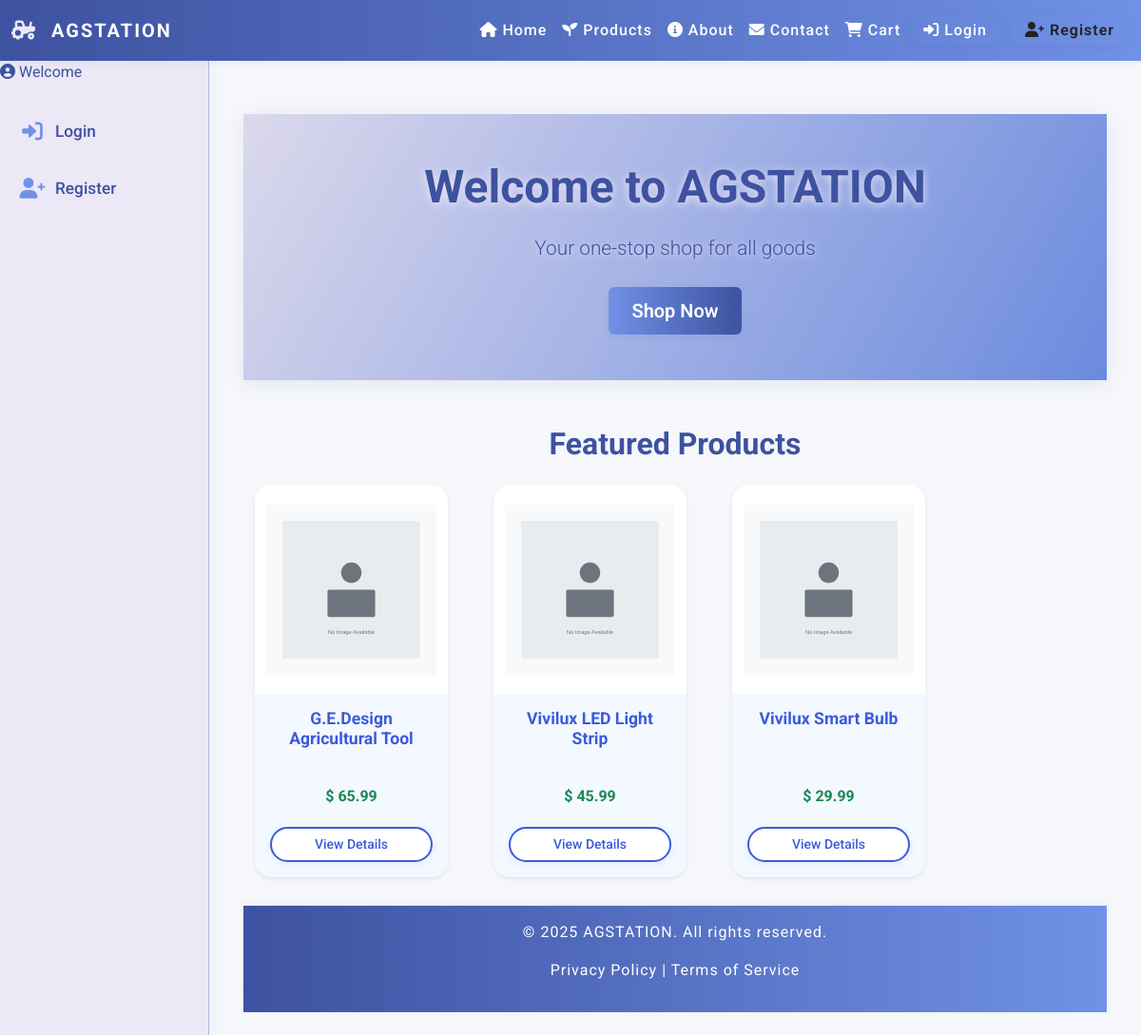
The page / on the database its author committed.
### tables this page shows
CREATE TABLE Products (
    asin VARCHAR(20) PRIMARY KEY,
    name VARCHAR(255) NOT NULL,
    upc VARCHAR(100),
    brand_id INT,
    distributor_id INT,
    category VARCHAR(100),
    cost_price DECIMAL(10,2),
    retail_price DECIMAL(10,2),
    description TEXT,
    image_url TEXT,
    status ENUM('Active', 'Inactive') DEFAULT 'Active',
    created_at DATETIME DEFAULT CURRENT_TIMESTAMP,
    FOREIGN KEY (brand_id) REFERENCES Brands(brand_id)
        ON DELETE SET NULL ON UPDATE CASCADE,
    FOREIGN KEY (distributor_id) REFERENCES Distributors(distributor_id)
        ON DELETE SET NULL ON UPDATE CASCADE
);

### frontend/index.php (the view, shortened to what this page needs)
<?php
require_once __DIR__ . '/../config/db.php';
require_once __DIR__ . '/../includes/image-helper.php';
require_once __DIR__ . '/../includes/header.php';
try {
    $sql = "SELECT * FROM Products WHERE status = 'Active' ORDER BY created_at DESC LIMIT 8";
    $stmt = $pdo->prepare($sql);
    $stmt->execute();
    $products = $stmt->fetchAll(PDO::FETCH_ASSOC);
} catch (PDOException $e) {
    die("Database query failed: " . $e->getMessage());
}
?>
<div class="container-fluid bg-light text-center py-5">
    <h1 class="display-4">Welcome to AGSTATION</h1>
    <p class="lead">Your one-stop shop for all goods</p>
    <a href="products.php" class="btn btn-primary btn-lg">Shop Now</a>
</div>
<div class="container mt-5">
    <h2 class="text-center mb-4">Featured Products</h2>
    <div class="row">
        <?php foreach ($products as $row): ?>
            <div class="col-md-3">
                <div class="card mb-4 shadow-sm">
                    <a href="product_detail.php?asin=<?= htmlspecialchars($row['asin']) ?>">
                        <?= getProductImageTag($row['image_url'], $row['name'], 'card-img-top', 'height: 220px; object-fit: contain; background: #fff; padding: 12px;') ?>
                    </a>
                    <div class="card-body text-center">
                        <h5 class="card-title"><?= htmlspecialchars($row['name']) ?></h5>
                        <p class="card-text text-success fw-bold">$ <?= number_format($row['retail_price'], 2) ?></p>
                        <a href="product_detail.php?asin=<?= htmlspecialchars($row['asin']) ?>" class="btn btn-outline-primary btn-sm">View Details</a>
                    </div>
                </div>
            </div>
        <?php endforeach; ?>
    </div>
</div>
<?php require_once '../includes/footer.php'; ?>
</body>
</html>

### index.php (shortened to what this page needs)
<?php
$request_uri = $_SERVER['REQUEST_URI'];
$path = parse_url($request_uri, PHP_URL_PATH);
$path = ltrim($path, '/');
if (empty($path)) {
    include __DIR__ . '/frontend/index.php';
    exit;
}
?>

### includes/header.php (shortened to what this page needs)
<!DOCTYPE html>
<html lang="en">
<head>
    <link href="/assets/css/style.css" rel="stylesheet">
    <link href="https://cdn.jsdelivr.net/npm/bootstrap@5.3.2/dist/css/bootstrap.min.css" rel="stylesheet">
    <link rel="stylesheet" href="https://cdnjs.cloudflare.com/ajax/libs/font-awesome/6.0.0-beta3/css/all.min.css">
</head>
<body>
<?php include_once(__DIR__ . '/navbar.php'); ?>
<div class="layout-wrapper">
    <?php include_once(__DIR__ . '/sidebar.php'); ?>
    <div class="main-content" id="mainContent">
        <div class="container mt-4">

### includes/navbar.php (shortened to what this page needs)
<nav class="navbar navbar-expand-lg navbar-dark" style="background: linear-gradient(90deg, #3D52A0 0%, #7091E6 100%); font-family: 'Roboto', sans-serif;">
    <div class="container-fluid">
        <a class="navbar-brand fw-bold" href="/frontend/index.php" style="letter-spacing:2px;">
            <i class="fas fa-tractor"></i> AGSTATION
        </a>
        <div class="collapse navbar-collapse" id="navbarNav">
            <ul class="navbar-nav ms-auto align-items-center">
                <?php if (isset($_SESSION['role_id']) && $_SESSION['role_id'] == 1): ?>
                    <li class="nav-item"><a class="nav-link" href="/admin/dashboard.php"><i class="fas fa-tachometer-alt"></i> Dashboard</a></li>
                    <li class="nav-item"><a class="nav-link" href="/admin/users/index.php"><i class="fas fa-users-cog"></i> Users</a></li>
                    <li class="nav-item"><a class="nav-link" href="/admin/products/index.php"><i class="fas fa-boxes"></i> Products</a></li>
                    <li class="nav-item"><a class="nav-link" href="/admin/orders/index.php"><i class="fas fa-clipboard-list"></i> Orders</a></li>
                    <li class="nav-item"><a class="nav-link" href="/admin/warehouse/index.php"><i class="fas fa-warehouse"></i> Warehouse</a></li>
                    <li class="nav-item"><a class="nav-link" href="/admin/shipments/index.php"><i class="fas fa-truck"></i> Shipments</a></li>
                    <li class="nav-item"><a class="nav-link" href="/admin/third_party_service/index.php"><i class="fas fa-briefcase"></i> Third Party Services</a></li>
                    <li class="nav-item"><a class="nav-link" href="/auth/logout.php"><i class="fas fa-sign-out-alt"></i> Logout</a></li>
                <?php else: ?>
                    <li class="nav-item"><a class="nav-link" href="/frontend/index.php"><i class="fas fa-home"></i> Home</a></li>
                    <li class="nav-item"><a class="nav-link" href="/frontend/product_list.php"><i class="fas fa-seedling"></i> Products</a></li>
                    <li class="nav-item"><a class="nav-link" href="/frontend/about.php"><i class="fas fa-info-circle"></i> About</a></li>
                    <li class="nav-item"><a class="nav-link" href="/frontend/contact.php"><i class="fas fa-envelope"></i> Contact</a></li>
                    <li class="nav-item"><a class="nav-link" href="/frontend/cart.php"><i class="fas fa-shopping-cart"></i> Cart</a></li>
                    <li class="nav-item">
                        <a class="nav-link btn btn-outline-light px-3 py-1 me-2" style="border-radius:20px;" href="/auth/login.php">
                            <i class="fas fa-sign-in-alt"></i> Login
                        </a>
                    </li>
                    <li class="nav-item">
                        <a class="nav-link btn btn-warning px-3 py-1" style="border-radius:20px; color:#222 !important; font-weight:600;" href="/auth/register.php">
                            <i class="fas fa-user-plus"></i> Register
                        </a>
                    </li>
                <?php endif; ?>
            </ul>
        </div>
    </div>
</nav>
<link rel="stylesheet" href="https://cdnjs.cloudflare.com/ajax/libs/font-awesome/6.0.0-beta3/css/all.min.css">
<link rel="stylesheet" href="/assets/css/style.css">

### includes/sidebar.php (shortened to what this page needs)
<div id="sidebar" class="sidebar d-flex flex-column flex-shrink-0">
    <button class="sidebar-toggle-btn" id="sidebarToggle" title="Toggle Sidebar">
        <i class="fas fa-bars"></i>
    </button>
    <div class="sidebar-content">
        <?php if (isset($_SESSION['role_id']) && $_SESSION['role_id'] == 1): ?>
            <ul class="nav nav-pills flex-column mb-auto">
                <li><a href="/admin/dashboard.php" class="nav-link" title="Dashboard"><i class="fas fa-tachometer-alt"></i><span class="sidebar-label">Dashboard</span></a></li>
                <li><a href="/admin/brands/index.php" class="nav-link" title="Brands"><i class="fas fa-tags"></i><span class="sidebar-label">Brands</span></a></li>
                <li><a href="/admin/customers/index.php" class="nav-link" title="Customers"><i class="fas fa-user-friends"></i><span class="sidebar-label">Customers</span></a></li>
                <li><a href="/admin/distributors/index.php" class="nav-link" title="Distributors"><i class="fas fa-truck-moving"></i><span class="sidebar-label">Distributors</span></a></li>
                <li><a href="/admin/expenses/index.php" class="nav-link" title="Expenses"><i class="fas fa-money-bill-wave"></i><span class="sidebar-label">Expenses</span></a></li>
                <li><a href="/admin/inventory/index.php" class="nav-link" title="Inventory"><i class="fas fa-boxes"></i><span class="sidebar-label">Inventory</span></a></li>
                <li>
                    <div class="dropdown">
                        <a href="#" class="nav-link dropdown-toggle" id="invoiceDropdown" data-bs-toggle="dropdown" aria-expanded="false" title="Invoices">
                            <i class="fas fa-file-invoice"></i>
                            <span class="sidebar-label">Invoices</span>
                        </a>
                        <ul class="dropdown-menu" aria-labelledby="invoiceDropdown">
                            <li>
                                <a class="dropdown-item" href="/admin/invoices/customer/index.php">Customer Invoices</a>
                            </li>
                            <li>
                                <a class="dropdown-item" href="/admin/invoices/seller/index.php">Seller Invoices</a>
                            </li>
                        </ul>
                    </div>
                </li>
                <li><a href="/admin/orders/index.php" class="nav-link" title="Orders"><i class="fas fa-clipboard-list"></i><span class="sidebar-label">Orders</span></a></li>
                <li><a href="/admin/payments/index.php" class="nav-link" title="Payments"><i class="fas fa-credit-card"></i><span class="sidebar-label">Payments</span></a></li>
                <li><a href="/admin/products/index.php" class="nav-link" title="Products"><i class="fas fa-seedling"></i><span class="sidebar-label">Products</span></a></li>
                <li><a href="/admin/returns/index.php" class="nav-link" title="Returns"><i class="fas fa-undo"></i><span class="sidebar-label">Returns</span></a></li>
                <li><a href="/admin/reviews/index.php" class="nav-link" title="Reviews"><i class="fas fa-star"></i><span class="sidebar-label">Reviews</span></a></li>
                <li><a href="/admin/roles/index.php" class="nav-link" title="Roles"><i class="fas fa-user-shield"></i><span class="sidebar-label">Roles</span></a></li>
                <li><a href="/admin/shipments/index.php" class="nav-link" title="Shipments"><i class="fas fa-truck"></i><span class="sidebar-label">Shipments</span></a></li>
                <li><a href="/admin/shipments_from_suppliers/index.php" class="nav-link" title="Shipments From Suppliers"><i class="fas fa-truck-loading"></i><span class="sidebar-label">Shipments From Suppliers</span></a></li>
                <li><a href="/admin/third_party_service/index.php" class="nav-link" title="Third Party Services"><i class="fas fa-briefcase"></i><span class="sidebar-label">Third Party Services</span></a></li>
                <li><a href="/admin/users/index.php" class="nav-link" title="Users"><i class="fas fa-users-cog"></i><span class="sidebar-label">Users</span></a></li>
                <li><a href="/admin/warehouse/index.php" class="nav-link" title="Warehouse"><i class="fas fa-warehouse"></i><span class="sidebar-label">Warehouse</span></a></li>
                <li><a href="/auth/logout.php" class="nav-link" title="Logout"><i class="fas fa-sign-out-alt"></i><span class="sidebar-label">Logout</span></a></li>
            </ul>
        <?php else: ?>
            <div class="sidebar-title mb-4">
                <i class="fas fa-user-circle"></i> Welcome
            </div>
            <ul class="nav nav-pills flex-column mb-auto">
                <li class="nav-item">
                    <a href="/auth/login.php" class="nav-link">
                        <i class="fas fa-sign-in-alt"></i> <span class="ms-2">Login</span>
                    </a>
                </li>
                <li class="nav-item">
                    <a href="/auth/register.php" class="nav-link">
                        <i class="fas fa-user-plus"></i> <span class="ms-2">Register</span>
                    </a>
                </li>
            </ul>
        <?php endif; ?>
    </div>
</div>

### includes/image-helper.php (shortened to what this page needs)
<?php
function getProductImageWithFallback($image_url) {
    if (empty($image_url) || !productImageExists($image_url)) {
        return '/assets/images/products/default-product.svg';
    }
    return '/assets/images/products/' . $image_url;
}
function getProductImageTag($image_url, $alt = 'Product Image', $class = '', $style = '') {
    $src = getProductImageWithFallback($image_url);
    $classAttr = $class ? " class=\"$class\"" : '';
    $styleAttr = $style ? " style=\"$style\"" : '';
    return "<img src=\"$src\" alt=\"" . htmlspecialchars($alt) . "\"$classAttr$styleAttr>";
}
?>

### includes/footer.php (shortened to what this page needs)
<footer class="bg-dark text-white text-center py-3 mt-auto">
    <div class="container">
        <p>&copy; <?= date('Y') ?> AGSTATION. All rights reserved.</p>
        <p>
            <a href="../frontend/privacy-policy.php" class="text-white text-decoration-none">Privacy Policy</a> |
            <a href="../frontend/terms-of-service.php" class="text-white text-decoration-none">Terms of Service</a>
        </p>
    </div>
</footer>
</body>
</html>

### rows shown on the page
products: name "G.E.Design Agricultural Tool", retail_price "65.99"
products: name "Vivilux LED Light Strip", retail_price "45.99"
products: name "Vivilux Smart Bulb", retail_price "29.99"
